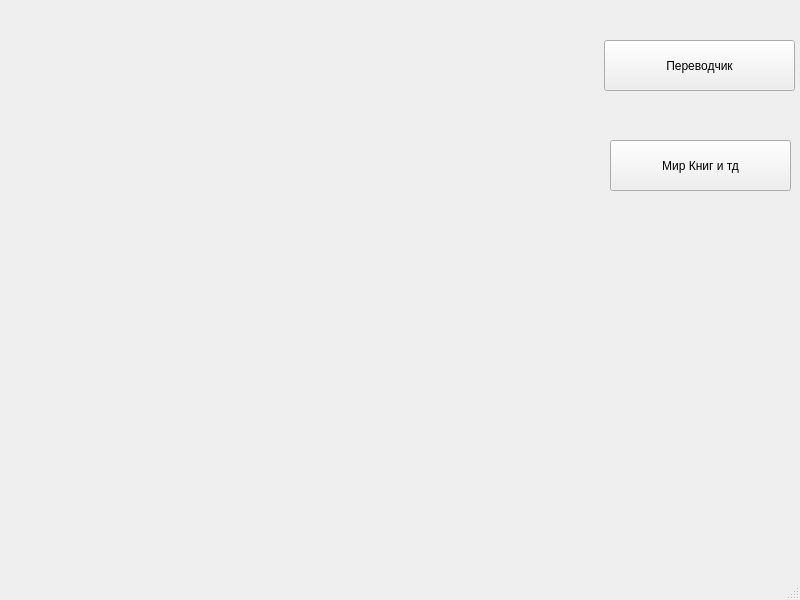
<?xml version="1.0" encoding="UTF-8"?>
<ui version="4.0">
 <class>MainWindow</class>
 <widget class="QMainWindow" name="MainWindow">
  <property name="geometry">
   <rect>
    <x>0</x>
    <y>0</y>
    <width>800</width>
    <height>600</height>
   </rect>
  </property>
  <property name="windowTitle">
   <string>MainWindow</string>
  </property>
  <widget class="QWidget" name="centralwidget">
   <widget class="QPushButton" name="pushButton">
    <property name="geometry">
     <rect>
      <x>604</x>
      <y>40</y>
      <width>191</width>
      <height>51</height>
     </rect>
    </property>
    <property name="text">
     <string>Переводчик</string>
    </property>
   </widget>
   <widget class="QPushButton" name="pushButton_2">
    <property name="geometry">
     <rect>
      <x>610</x>
      <y>140</y>
      <width>181</width>
      <height>51</height>
     </rect>
    </property>
    <property name="text">
     <string>Мир Книг и тд</string>
    </property>
   </widget>
  </widget>
  <widget class="QMenuBar" name="menubar">
   <property name="geometry">
    <rect>
     <x>0</x>
     <y>0</y>
     <width>800</width>
     <height>21</height>
    </rect>
   </property>
  </widget>
  <widget class="QStatusBar" name="statusbar"/>
 </widget>
 <resources/>
 <connections/>
</ui>
